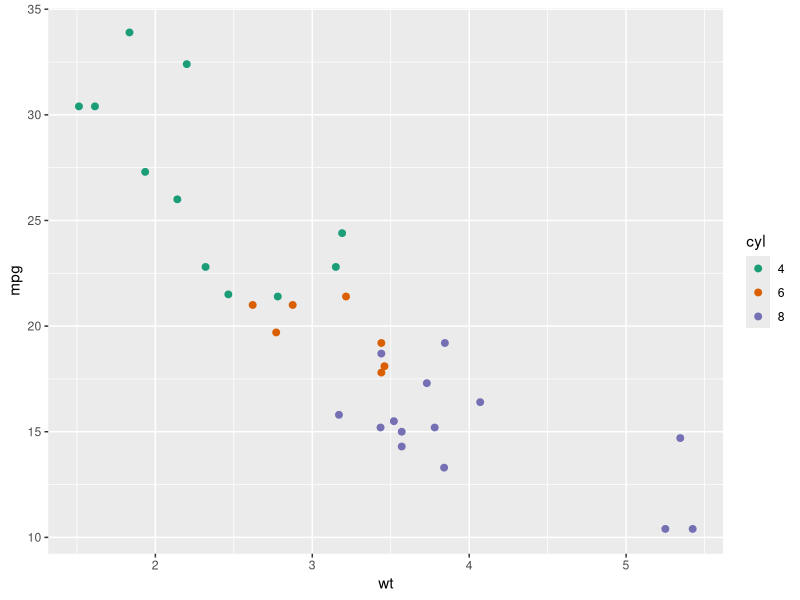
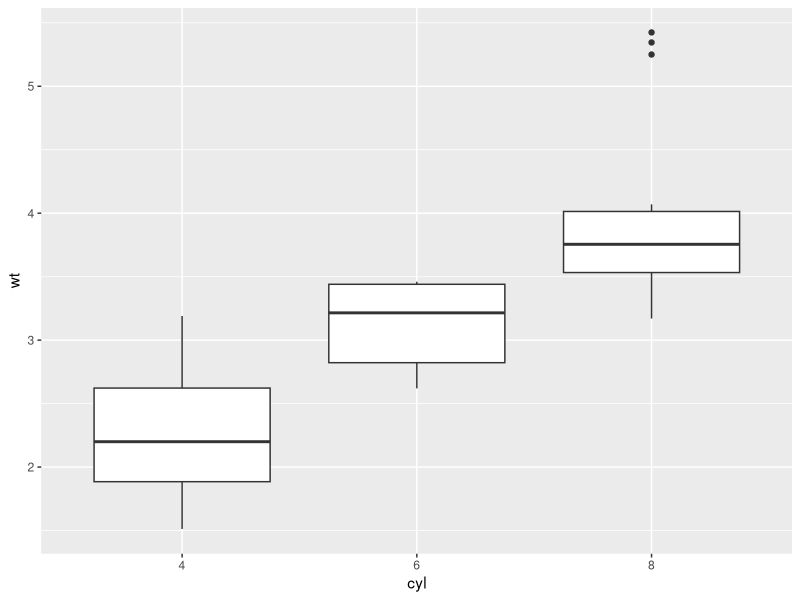

Generate these figures, in order, with R:
library(dplyr)
library(ggplot2)

# .end() a.k.a. .pipe_dream()
# 
# A simple and fast function to add at the end of dplyr and ggplot workflows
# - The goal is to avoid retyping `%>%` and `+` 
# and not to display extra lines changed in git diff
# - Start with a `.` to keep it hidden
.end <- function(...) {
    if (length(match.call()) == 1) NULL
    else identity(...)
}


# dplyr example
mtcars %>%
    tibble::rownames_to_column('car_name') %>%
    select(car_name, mpg, cyl) %>%
    group_by(cyl) %>%                # 3 cyl groups: 4, 6, 8
    filter(mpg > mean(mpg)) %>%      # above average of each group
    top_n(1, mpg) %>%                # top 1 from each group, by mpg
    .end()



# ggplot example
mtcars %>%
    mutate(cyl = factor(cyl)) %>%
    ggplot(aes(x = wt, y = mpg, color = cyl)) + 
    geom_point(size = 2) +
    scale_colour_brewer(palette = 'Dark2') +
    .end()

mtcars %>%
    mutate(cyl = factor(cyl)) %>%
    ggplot(aes(cyl, wt)) +
    geom_boxplot() + 
    .end()
